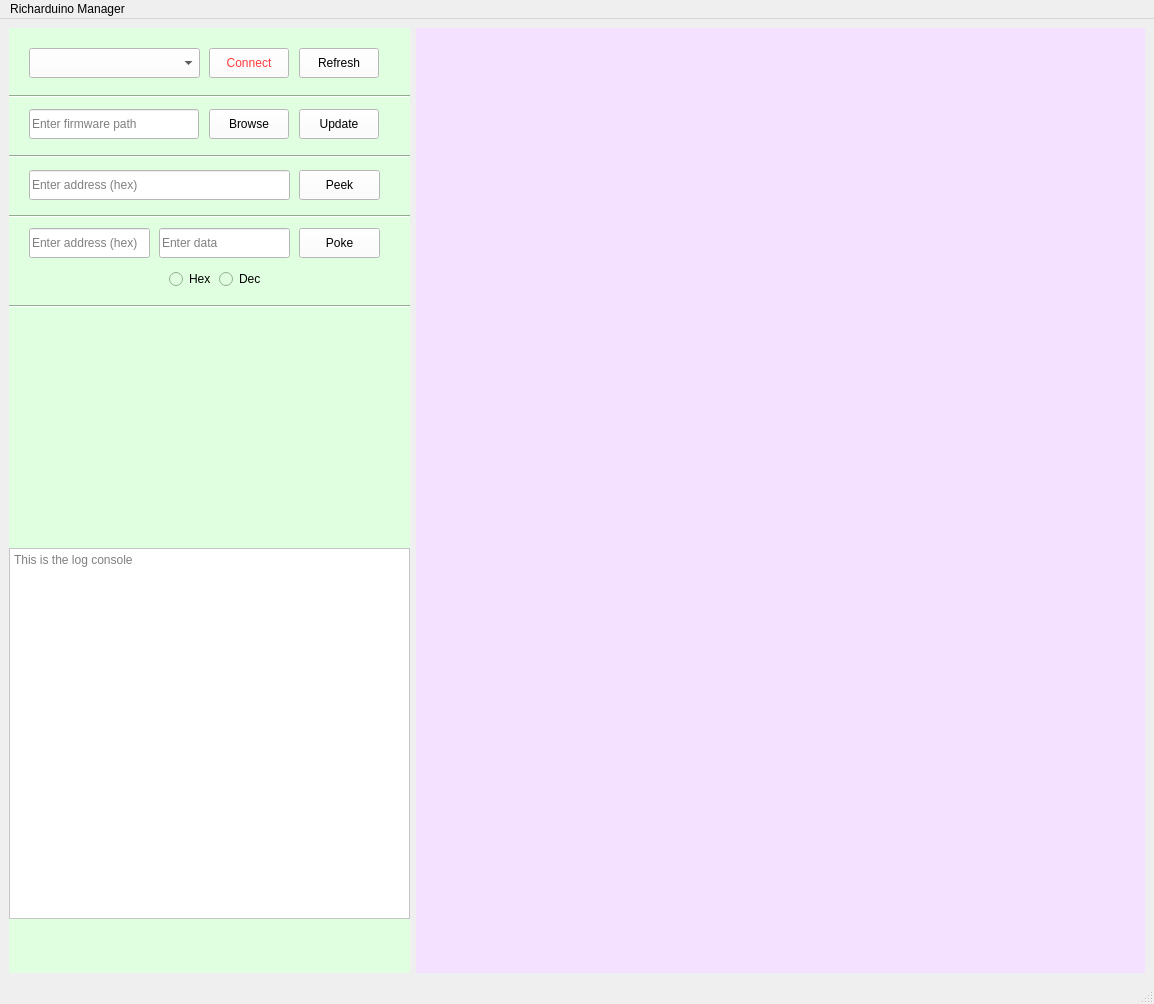
<?xml version="1.0" encoding="UTF-8"?>
<ui version="4.0">
 <class>MainWindow</class>
 <widget class="QMainWindow" name="MainWindow">
  <property name="geometry">
   <rect>
    <x>0</x>
    <y>0</y>
    <width>1154</width>
    <height>1004</height>
   </rect>
  </property>
  <property name="windowTitle">
   <string>MainWindow</string>
  </property>
  <widget class="QWidget" name="centralwidget">
   <layout class="QHBoxLayout" name="horizontalLayout">
    <item>
     <widget class="QWidget" name="LHS" native="true">
      <property name="sizePolicy">
       <sizepolicy hsizetype="Fixed" vsizetype="Preferred">
        <horstretch>0</horstretch>
        <verstretch>0</verstretch>
       </sizepolicy>
      </property>
      <property name="minimumSize">
       <size>
        <width>401</width>
        <height>700</height>
       </size>
      </property>
      <property name="styleSheet">
       <string notr="true">background-color: rgb(224, 255, 224);</string>
      </property>
      <widget class="QComboBox" name="comPortComboBox">
       <property name="geometry">
        <rect>
         <x>20</x>
         <y>20</y>
         <width>171</width>
         <height>30</height>
        </rect>
       </property>
       <property name="styleSheet">
        <string notr="true">background-color: rgb(255, 255, 255);</string>
       </property>
       <property name="currentText">
        <string/>
       </property>
      </widget>
      <widget class="QPushButton" name="connectButton">
       <property name="geometry">
        <rect>
         <x>200</x>
         <y>20</y>
         <width>80</width>
         <height>30</height>
        </rect>
       </property>
       <property name="styleSheet">
        <string notr="true">color: rgb(255, 58, 61);
background-color: rgb(255, 255, 255);</string>
       </property>
       <property name="text">
        <string>Connect</string>
       </property>
      </widget>
      <widget class="QPushButton" name="refreshButton">
       <property name="geometry">
        <rect>
         <x>290</x>
         <y>20</y>
         <width>80</width>
         <height>30</height>
        </rect>
       </property>
       <property name="styleSheet">
        <string notr="true">background-color: rgb(255, 255, 255);</string>
       </property>
       <property name="text">
        <string>Refresh</string>
       </property>
      </widget>
      <widget class="Line" name="line">
       <property name="geometry">
        <rect>
         <x>0</x>
         <y>60</y>
         <width>401</width>
         <height>16</height>
        </rect>
       </property>
       <property name="orientation">
        <enum>Qt::Horizontal</enum>
       </property>
      </widget>
      <widget class="Line" name="line_2">
       <property name="geometry">
        <rect>
         <x>0</x>
         <y>120</y>
         <width>401</width>
         <height>16</height>
        </rect>
       </property>
       <property name="orientation">
        <enum>Qt::Horizontal</enum>
       </property>
      </widget>
      <widget class="Line" name="line_3">
       <property name="geometry">
        <rect>
         <x>0</x>
         <y>180</y>
         <width>401</width>
         <height>16</height>
        </rect>
       </property>
       <property name="orientation">
        <enum>Qt::Horizontal</enum>
       </property>
      </widget>
      <widget class="Line" name="line_4">
       <property name="geometry">
        <rect>
         <x>0</x>
         <y>270</y>
         <width>401</width>
         <height>16</height>
        </rect>
       </property>
       <property name="orientation">
        <enum>Qt::Horizontal</enum>
       </property>
      </widget>
      <widget class="QPushButton" name="browseButton">
       <property name="geometry">
        <rect>
         <x>200</x>
         <y>81</y>
         <width>80</width>
         <height>30</height>
        </rect>
       </property>
       <property name="styleSheet">
        <string notr="true">background-color: rgb(255, 255, 255);</string>
       </property>
       <property name="text">
        <string>Browse</string>
       </property>
      </widget>
      <widget class="QPushButton" name="updateButton">
       <property name="geometry">
        <rect>
         <x>290</x>
         <y>81</y>
         <width>80</width>
         <height>30</height>
        </rect>
       </property>
       <property name="styleSheet">
        <string notr="true">background-color: rgb(255, 255, 255);
</string>
       </property>
       <property name="text">
        <string>Update</string>
       </property>
      </widget>
      <widget class="QLineEdit" name="firmwarePathEdit">
       <property name="geometry">
        <rect>
         <x>20</x>
         <y>81</y>
         <width>170</width>
         <height>30</height>
        </rect>
       </property>
       <property name="accessibleName">
        <string/>
       </property>
       <property name="autoFillBackground">
        <bool>false</bool>
       </property>
       <property name="styleSheet">
        <string notr="true">background-color: rgb(255, 255, 255);</string>
       </property>
       <property name="inputMask">
        <string/>
       </property>
       <property name="text">
        <string/>
       </property>
       <property name="maxLength">
        <number>32767</number>
       </property>
       <property name="placeholderText">
        <string>Enter firmware path</string>
       </property>
      </widget>
      <widget class="QLineEdit" name="peekAddressEdit">
       <property name="geometry">
        <rect>
         <x>20</x>
         <y>142</y>
         <width>261</width>
         <height>30</height>
        </rect>
       </property>
       <property name="accessibleName">
        <string/>
       </property>
       <property name="styleSheet">
        <string notr="true">background-color: rgb(255, 255, 255);</string>
       </property>
       <property name="inputMask">
        <string/>
       </property>
       <property name="text">
        <string/>
       </property>
       <property name="maxLength">
        <number>8</number>
       </property>
       <property name="placeholderText">
        <string>Enter address (hex)</string>
       </property>
      </widget>
      <widget class="QPushButton" name="peekButton">
       <property name="geometry">
        <rect>
         <x>290</x>
         <y>142</y>
         <width>81</width>
         <height>30</height>
        </rect>
       </property>
       <property name="styleSheet">
        <string notr="true">background-color: rgb(255, 255, 255);
</string>
       </property>
       <property name="text">
        <string>Peek</string>
       </property>
      </widget>
      <widget class="QTextBrowser" name="logConsole">
       <property name="geometry">
        <rect>
         <x>0</x>
         <y>520</y>
         <width>401</width>
         <height>371</height>
        </rect>
       </property>
       <property name="sizePolicy">
        <sizepolicy hsizetype="Preferred" vsizetype="Preferred">
         <horstretch>100</horstretch>
         <verstretch>100</verstretch>
        </sizepolicy>
       </property>
       <property name="minimumSize">
        <size>
         <width>0</width>
         <height>301</height>
        </size>
       </property>
       <property name="autoFillBackground">
        <bool>false</bool>
       </property>
       <property name="styleSheet">
        <string notr="true">background-color: rgb(255, 255, 255);</string>
       </property>
       <property name="sizeAdjustPolicy">
        <enum>QAbstractScrollArea::AdjustIgnored</enum>
       </property>
       <property name="markdown">
        <string/>
       </property>
       <property name="acceptRichText">
        <bool>false</bool>
       </property>
       <property name="placeholderText">
        <string>This is the log console</string>
       </property>
      </widget>
      <widget class="QLineEdit" name="pokeAddressEdit">
       <property name="geometry">
        <rect>
         <x>20</x>
         <y>200</y>
         <width>121</width>
         <height>30</height>
        </rect>
       </property>
       <property name="accessibleName">
        <string/>
       </property>
       <property name="styleSheet">
        <string notr="true">background-color: rgb(255, 255, 255);</string>
       </property>
       <property name="inputMask">
        <string/>
       </property>
       <property name="text">
        <string/>
       </property>
       <property name="maxLength">
        <number>8</number>
       </property>
       <property name="placeholderText">
        <string>Enter address (hex)</string>
       </property>
      </widget>
      <widget class="QLineEdit" name="pokeDataEdit">
       <property name="geometry">
        <rect>
         <x>150</x>
         <y>200</y>
         <width>131</width>
         <height>30</height>
        </rect>
       </property>
       <property name="accessibleName">
        <string/>
       </property>
       <property name="styleSheet">
        <string notr="true">background-color: rgb(255, 255, 255);</string>
       </property>
       <property name="inputMask">
        <string/>
       </property>
       <property name="text">
        <string/>
       </property>
       <property name="maxLength">
        <number>8</number>
       </property>
       <property name="placeholderText">
        <string>Enter data</string>
       </property>
      </widget>
      <widget class="QRadioButton" name="hexRadioButton">
       <property name="geometry">
        <rect>
         <x>160</x>
         <y>240</y>
         <width>51</width>
         <height>22</height>
        </rect>
       </property>
       <property name="text">
        <string>Hex</string>
       </property>
      </widget>
      <widget class="QRadioButton" name="decRadioButton">
       <property name="geometry">
        <rect>
         <x>210</x>
         <y>240</y>
         <width>51</width>
         <height>22</height>
        </rect>
       </property>
       <property name="text">
        <string>Dec</string>
       </property>
      </widget>
      <widget class="QPushButton" name="pokeButton">
       <property name="geometry">
        <rect>
         <x>290</x>
         <y>200</y>
         <width>81</width>
         <height>30</height>
        </rect>
       </property>
       <property name="styleSheet">
        <string notr="true">background-color: rgb(255, 255, 255);
</string>
       </property>
       <property name="text">
        <string>Poke</string>
       </property>
      </widget>
     </widget>
    </item>
    <item>
     <widget class="QWidget" name="RHS" native="true">
      <property name="minimumSize">
       <size>
        <width>400</width>
        <height>700</height>
       </size>
      </property>
      <property name="autoFillBackground">
       <bool>false</bool>
      </property>
      <property name="styleSheet">
       <string notr="true">background-color: rgb(244, 225, 255);</string>
      </property>
     </widget>
    </item>
   </layout>
   <zorder>RHS</zorder>
   <zorder>LHS</zorder>
  </widget>
  <widget class="QMenuBar" name="menubar">
   <property name="geometry">
    <rect>
     <x>0</x>
     <y>0</y>
     <width>1154</width>
     <height>21</height>
    </rect>
   </property>
   <widget class="QMenu" name="menuRicharduino_Communicator">
    <property name="title">
     <string>Richarduino Manager</string>
    </property>
   </widget>
   <addaction name="menuRicharduino_Communicator"/>
  </widget>
  <widget class="QStatusBar" name="statusbar"/>
 </widget>
 <resources/>
 <connections/>
</ui>
